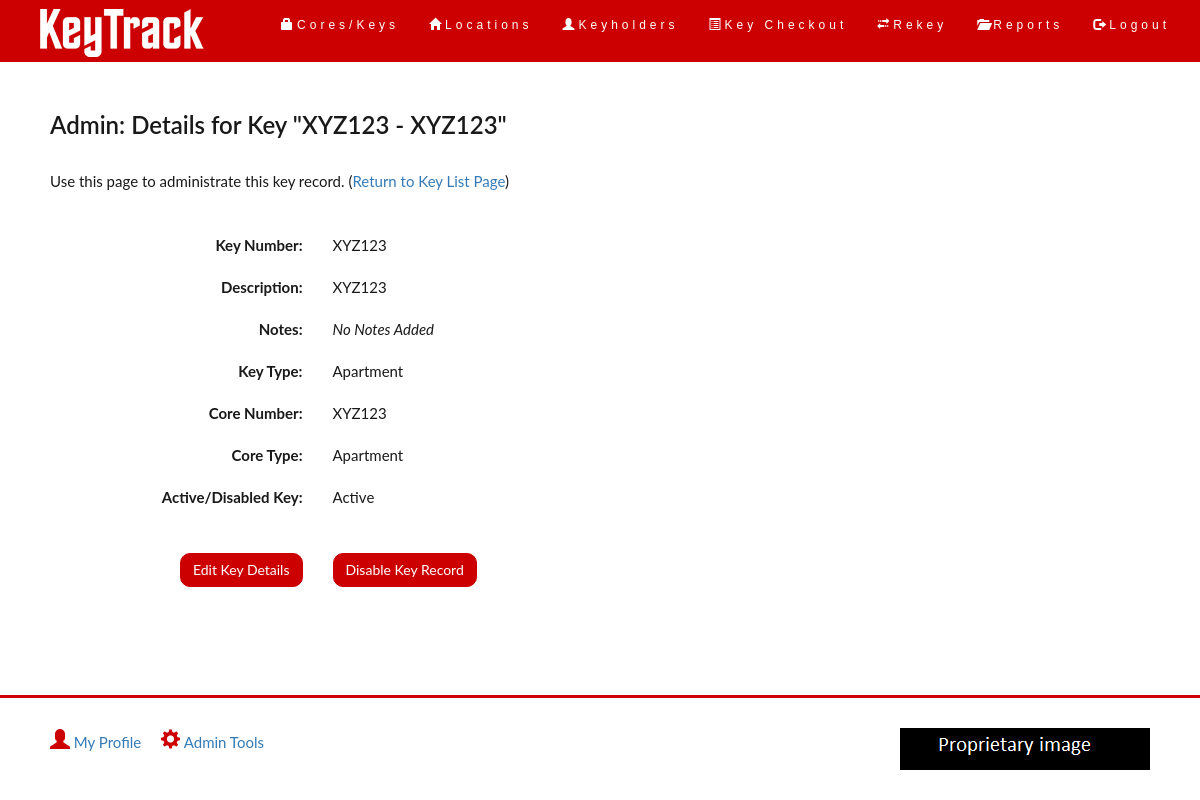
/admin_viewkey.php?id=1 (signed in), run on the app's committed database.
### tables this page shows
create table ktkey (
	key_id int unsigned not null auto_increment primary key,
	key_name varchar(64),
	key_number varchar(8) not null unique,
	key_insertdt datetime default CURRENT_TIMESTAMP,
	key_notes text,
	key_is_act tinyint default 1,
	key_type varchar(32) not null,
	core_id int unsigned,
	foreign key (core_id)
	references core(core_id)
	on update cascade
	on delete set null
)
ENGINE InnoDB;

create table core (
	core_id int unsigned not null auto_increment primary key,
	core_num varchar(16) not null unique,
	core_cut varchar(32),
	core_desc varchar(128),
	core_manf varchar(32),
	core_insertdt datetime default CURRENT_TIMESTAMP,
	core_notes text,
	core_diagram tinytext,
	core_is_act tinyint default 1,
	core_type varchar(32) not null
)
ENGINE InnoDB;

### common/functions.php (called while the page is built, shortened)
<?php
	function mysql_entities_fix_string($conn, $string){
		return htmlentities(mysql_fix_string($conn, $string));
	}
	function mysql_fix_string($conn, $string){
		return $conn->real_escape_string($string);
	}
	function selectKey($conn,$key_id){
		$query = "SELECT k.key_id,k.key_name,k.key_number,k.key_insertdt,k.key_notes,k.key_is_act,k.key_type,c.core_id,c.core_num,c.core_cut,c.core_type
			FROM ktkey k LEFT OUTER JOIN core c ON k.core_id = c.core_id WHERE k.key_id = '$key_id' ";
		$result = mysqli_query($conn, $query);
		$row = $result->fetch_array(MYSQLI_ASSOC);
		return $row;
	}
?>

### admin_viewkey.php (the view, shortened to what this page needs)
<?php
require_once "./common/login.php";
require_once "./common/functions.php";
if(isset($_GET['id'])){
	$conn = new mysqli($hn, $un, $pw, $db);
	$key_id = mysql_entities_fix_string($conn, $_GET['id']);
	$row = selectKey($conn,$key_id);
}else{
	header("Location: admin_retrievekeys.php");
}
require_once "./common/header.php";
?>
<div class="container-fluid">
	<div class="row">
		<div class="col-sm-12">
			<h2>Admin: Details for Key "<?php echo $row['key_number'];
				if($row['key_name'] == '' or !$row['key_name']){
				}else{
					echo ' - '.$row['key_name'];
				}?>"
			</h2>
			<p>Use this page to administrate this key record. (<a href="admin_retrievekeys.php">Return to Key List Page</a>)</p>
		</div>
	</div>
	<br>
	<div class="row">
		<div class="col-sm-3 text-right">
			<b>Key Number:</b>
		</div>
		<div class="col-sm-9 form-group">
			<?php echo $row['key_number']; ?>
		</div>
	</div>
	<div class="row">
		<div class="col-sm-3 text-right">
			<b>Description:</b>
		</div>
		<div class="col-sm-9 form-group">
			<?php if($row['key_name'] ==''){
				echo "<i>No Description Added</i>";
			}else{
				echo $row['key_name'];
			}
			?>
		</div>
	</div>
	<div class="row">
		<div class="col-sm-3 text-right">
			<b>Notes:</b>
		</div>
		<div class="col-sm-9 form-group">
			<?php if($row['key_notes'] ==''){
				echo "<i>No Notes Added</i>";
			}else{
				echo $row['key_notes'];
			}
			?>
		</div>
	</div>
	<div class="row">
		<div class="col-sm-3 text-right">
			<b>Key Type:</b>
		</div>
		<div class="col-sm-9 form-group">
			<?php echo $row['key_type']; ?>
		</div>
	</div>
	<div class="row">
		<div class="col-sm-3 text-right">
			<b>Core Number:</b>
		</div>
		<div class="col-sm-9 form-group">
			<?php
			if((!isset($row['core_num'])) || ($row['core_num'] == "")){
				echo "N/A";
			}else{
				echo $row['core_num'];
			}
			?>
		</div>
	</div>
	<div class="row">
		<div class="col-sm-3 text-right">
			<b>Core Type:</b>
		</div>
		<div class="col-sm-9 form-group">
			<?php
			if((!isset($row['core_type'])) || ($row['core_type'] == "")){
				echo "N/A";
			}else{
				echo $row['core_type'];
			}
			?>
		</div>
	</div>
	<div class="row">
		<div class="col-sm-3 text-right">
			<b>Active/Disabled Key:</b>
		</div>
		<div class="col-sm-9 form-group">
			<?php if($row['key_is_act'] == 1){
					echo "Active";
				}else{
					echo "Disabled";
				}
			?>
		</div>
	</div>
	<br>
	<div class="row">
		<div class="col-sm-3 form-group">
		<form method="post" action="admin_editkey.php">
			<input type="submit" value="Edit Key Details" name="updatekey" class="btn btn-default pull-right">
		</form>
		</div>
	<?php if($row['key_is_act'] == 0){ ?>
		<div class="col-sm-2 form-group">
		<form method="post" action="admin_keyactiveset.php">
			<input type="submit" value="Activate Key Record" name="activatekey" class="btn btn-default">
			<input type="hidden" value="<?php echo $row['key_id']; ?>" name="keyid">
			<input type="hidden" value="<?php echo $row['key_is_act']; ?>" name="keyact">
		</form>
		</div>
	<?php }else{ ?>
		<div class="col-sm-2 form-group">
		<form method="post" action="admin_keyactiveset.php">
			<input type="submit" value="Disable Key Record" name="deactivatekey" class="btn btn-default">
		</form>
		</div>
	<?php } ?>
	</div>
</div>
<?php
	require_once "./common/footer.php";
?>

### css/styles.css (style rules this page uses)
body { font: 400 15px Lato, sans-serif; line-height: 1.8; color: #191919; }
h2 { font-size: 24px; color: #191919; font-weight: 600; margin-bottom: 30px; }
.container-fluid { padding: 30px 50px; }
.btn-default { background-color: #CC0000; color: #ffffff; border-color: #CC0000; border-radius: 10px; }
html, body { height: 100%; margin: 0; }

### data on the page
ktkey: key_number "XYZ123", key_name "XYZ123", key_type "Apartment", core.core_num "XYZ123", core.core_type "Apartment"
